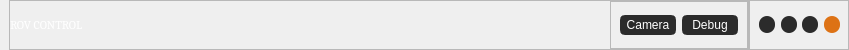
        <widget class="QFrame" name="title_bar">
         <property name="maximumSize">
          <size>
           <width>16777215</width>
           <height>50</height>
          </size>
         </property>
         <property name="styleSheet">
          <string notr="true">background-color: none;</string>
         </property>
         <property name="frameShape">
          <enum>QFrame::NoFrame</enum>
         </property>
         <property name="frameShadow">
          <enum>QFrame::Raised</enum>
         </property>
         <layout class="QHBoxLayout" name="horizontalLayout">
          <property name="spacing">
           <number>0</number>
          </property>
          <property name="leftMargin">
           <number>9</number>
          </property>
          <property name="topMargin">
           <number>0</number>
          </property>
          <property name="rightMargin">
           <number>0</number>
          </property>
          <property name="bottomMargin">
           <number>0</number>
          </property>
          <item>
           <widget class="QFrame" name="frame_title">
            <property name="minimumSize">
             <size>
              <width>0</width>
              <height>50</height>
             </size>
            </property>
            <property name="font">
             <font>
              <family>Roboto Condensed Light</family>
              <pointsize>14</pointsize>
             </font>
            </property>
            <property name="frameShape">
             <enum>QFrame::StyledPanel</enum>
            </property>
            <property name="frameShadow">
             <enum>QFrame::Raised</enum>
            </property>
            <layout class="QHBoxLayout" name="horizontalLayout_2">
             <property name="spacing">
              <number>0</number>
             </property>
             <property name="leftMargin">
              <number>0</number>
             </property>
             <property name="topMargin">
              <number>0</number>
             </property>
             <property name="rightMargin">
              <number>0</number>
             </property>
             <property name="bottomMargin">
              <number>0</number>
             </property>
             <item>
              <widget class="QLabel" name="label_title">
               <property name="minimumSize">
                <size>
                 <width>600</width>
                 <height>32</height>
                </size>
               </property>
               <property name="maximumSize">
                <size>
                 <width>9999999</width>
                 <height>9999999</height>
                </size>
               </property>
               <property name="font">
                <font>
                 <family>Cambria</family>
                 <pointsize>9</pointsize>
                 <italic>false</italic>
                 <bold>false</bold>
                </font>
               </property>
               <property name="styleSheet">
                <string notr="true">color: rgb(255, 255, 255);
font: 9pt &quot;Cambria&quot;;</string>
               </property>
               <property name="text">
                <string>ROV CONTROL</string>
               </property>
              </widget>
             </item>
             <item>
              <widget class="QFrame" name="frameAppTabs">
               <property name="maximumSize">
                <size>
                 <width>200</width>
                 <height>16777215</height>
                </size>
               </property>
               <property name="frameShape">
                <enum>QFrame::StyledPanel</enum>
               </property>
               <property name="frameShadow">
                <enum>QFrame::Raised</enum>
               </property>
               <layout class="QHBoxLayout" name="horizontalLayout_4">
                <item>
                 <widget class="QPushButton" name="btnCameraTab">
                  <property name="minimumSize">
                   <size>
                    <width>56</width>
                    <height>20</height>
                   </size>
                  </property>
                  <property name="styleSheet">
                   <string notr="true">border: 3px solid rgb(43, 43, 43);
border-radius: 5px;
background-color: rgb(43, 43, 43);
color: rgb(255, 255, 255);
</string>
                  </property>
                  <property name="text">
                   <string>Camera</string>
                  </property>
                 </widget>
                </item>
                <item>
                 <widget class="QPushButton" name="btnDebugTab">
                  <property name="minimumSize">
                   <size>
                    <width>56</width>
                    <height>20</height>
                   </size>
                  </property>
                  <property name="styleSheet">
                   <string notr="true">border: 3px solid rgb(43, 43, 43);
border-radius: 5px;
background-color: rgb(43, 43, 43);
color: rgb(255, 255, 255);
</string>
                  </property>
                  <property name="text">
                   <string>Debug</string>
                  </property>
                 </widget>
                </item>
               </layout>
              </widget>
             </item>
            </layout>
           </widget>
          </item>
          <item>
           <widget class="QFrame" name="frame_btns">
            <property name="maximumSize">
             <size>
              <width>100</width>
              <height>16777215</height>
             </size>
            </property>
            <property name="frameShape">
             <enum>QFrame::StyledPanel</enum>
            </property>
            <property name="frameShadow">
             <enum>QFrame::Raised</enum>
            </property>
            <layout class="QHBoxLayout" name="horizontalLayout_3">
             <item>
              <widget class="QPushButton" name="btn_minimize">
               <property name="minimumSize">
                <size>
                 <width>16</width>
                 <height>16</height>
                </size>
               </property>
               <property name="maximumSize">
                <size>
                 <width>17</width>
                 <height>17</height>
                </size>
               </property>
               <property name="toolTip">
                <string>Minimize</string>
               </property>
               <property name="styleSheet">
                <string notr="true">QPushButton {
	background-position: center;
	background-image: url(:/icons/icons/icon_minimize.png);
	border: none;
	border-radius: 8px;
	background-color: rgb(43, 43, 43);
}
QPushButton:hover {	
	
	background-color: rgb(91, 91, 91);
}</string>
               </property>
               <property name="text">
                <string/>
               </property>
              </widget>
             </item>
             <item>
              <widget class="QPushButton" name="btn_maximize">
               <property name="minimumSize">
                <size>
                 <width>16</width>
                 <height>16</height>
                </size>
               </property>
               <property name="maximumSize">
                <size>
                 <width>17</width>
                 <height>17</height>
                </size>
               </property>
               <property name="font">
                <font>
                 <family>Wingdings</family>
                </font>
               </property>
               <property name="toolTip">
                <string>Maximize</string>
               </property>
               <property name="styleSheet">
                <string notr="true">QPushButton {
	background-position: center;
	background-image: url(:/icons/icons/icon_maximize.png);
	border: none;
	border-radius: 8px;	
	background-color: rgb(43, 43, 43);
}
QPushButton:hover {	
	background-color: rgb(91, 91, 91);
}</string>
               </property>
               <property name="text">
                <string/>
               </property>
              </widget>
             </item>
             <item>
              <widget class="QPushButton" name="btn_restore">
               <property name="minimumSize">
                <size>
                 <width>16</width>
                 <height>16</height>
                </size>
               </property>
               <property name="maximumSize">
                <size>
                 <width>17</width>
                 <height>17</height>
                </size>
               </property>
               <property name="font">
                <font>
                 <family>Wingdings</family>
                </font>
               </property>
               <property name="toolTip">
                <string>Maximize</string>
               </property>
               <property name="styleSheet">
                <string notr="true">QPushButton {
	background-position: center;
	background-image: url(:/icons/icons/icon_maximize.png);
	border: none;
	border-radius: 8px;	
	background-color: rgb(43, 43, 43);
}
QPushButton:hover {	
	background-color: rgb(91, 91, 91);
}</string>
               </property>
               <property name="text">
                <string/>
               </property>
              </widget>
             </item>
             <item>
              <widget class="QPushButton" name="btn_close">
               <property name="minimumSize">
                <size>
                 <width>16</width>
                 <height>16</height>
                </size>
               </property>
               <property name="maximumSize">
                <size>
                 <width>17</width>
                 <height>17</height>
                </size>
               </property>
               <property name="toolTip">
                <string>Close</string>
               </property>
               <property name="styleSheet">
                <string notr="true">QPushButton {
	border: none;
	border-radius: 8px;		
	background-color: rgb(221, 114, 21);
	background-repeat: no-repeat;
	background-position: center;
	background-image: url(:/icons/icons/icon_close.png);
}
QPushButton:hover {		
	background-color: rgb(159, 80, 15);
}</string>
               </property>
               <property name="text">
                <string/>
               </property>
              </widget>
             </item>
            </layout>
           </widget>
          </item>
         </layout>
        </widget>
